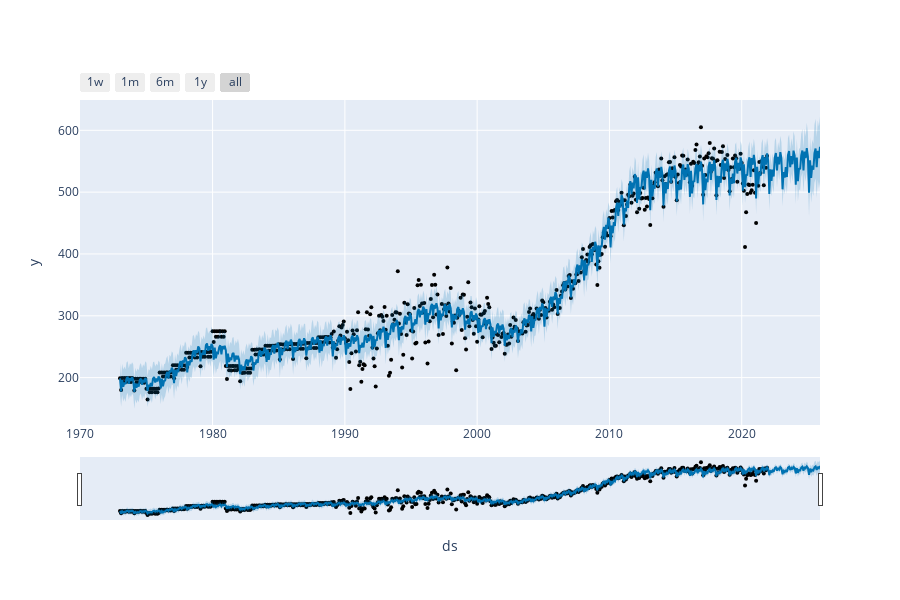
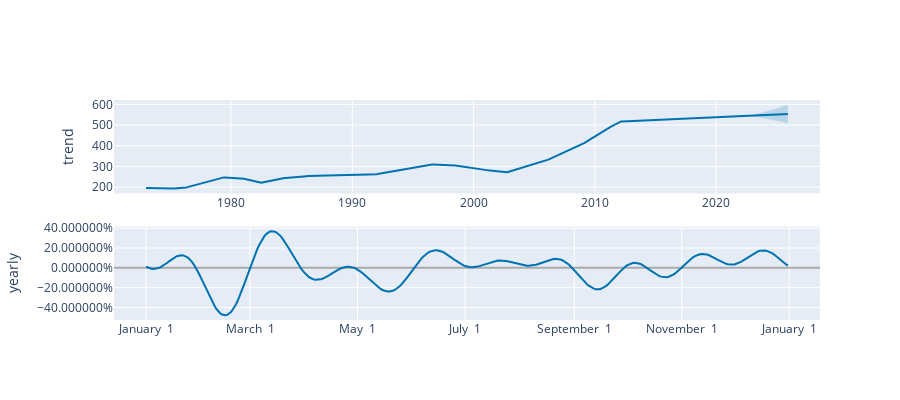

Write notebook code for charts like these, in order.
### Code cell
fig_plotly1 = plot_plotly(model_prophet, forecast)
fig_plotly1.show()
fig_plotly2 = plot_components_plotly(model_prophet, forecast)
fig_plotly2.show()

### Figure 1 — Plotly figure (JSON) as saved in the notebook; plotly's stock layout.template omitted (floating-point values rounded to 4 significant figures; data arrays with more than 128 entries replaced by an {"elided": "..."} marker saying what was removed)
{"data": [{"marker": {"color": "black", "size": 4}, "mode": "markers", "name": "Actual", "type": "scatter", "x": {"elided": "588 str values"}, "y": {"elided": "588 float values"}}, {"hoverinfo": "skip", "line": {"width": 0}, "mode": "lines", "type": "scatter", "x": {"elided": "636 str values"}, "y": {"elided": "636 float values"}}, {"fill": "tonexty", "fillcolor": "rgba(0, 114, 178, 0.2)", "line": {"color": "#0072B2", "width": 2}, "mode": "lines", "name": "Predicted", "type": "scatter", "x": {"elided": "636 str values"}, "y": {"elided": "636 float values"}}, {"fill": "tonexty", "fillcolor": "rgba(0, 114, 178, 0.2)", "hoverinfo": "skip", "line": {"width": 0}, "mode": "lines", "type": "scatter", "x": {"elided": "636 str values"}, "y": {"elided": "636 float values"}}], "layout": {"height": 600, "showlegend": false, "width": 900, "xaxis": {"rangeselector": {"buttons": [{"count": 7, "label": "1w", "step": "day", "stepmode": "backward"}, {"count": 1, "label": "1m", "step": "month", "stepmode": "backward"}, {"count": 6, "label": "6m", "step": "month", "stepmode": "backward"}, {"count": 1, "label": "1y", "step": "year", "stepmode": "backward"}, {"step": "all"}]}, "rangeslider": {"visible": true}, "title": {"text": "ds"}, "type": "date"}, "yaxis": {"title": {"text": "y"}}}}

### Figure 2 — Plotly figure (JSON) as saved in the notebook; plotly's stock layout.template omitted (floating-point values rounded to 4 significant figures; data arrays with more than 128 entries replaced by an {"elided": "..."} marker saying what was removed)
{"data": [{"line": {"color": "#0072B2", "width": 2}, "mode": "lines", "name": "trend", "type": "scatter", "x": {"elided": "636 str values"}, "xaxis": "x", "y": {"elided": "636 float values"}, "yaxis": "y"}, {"line": {"color": "rgba(0, 114, 178, 0.2)", "width": 0}, "mode": "lines", "name": "trend_upper", "type": "scatter", "x": {"elided": "636 str values"}, "xaxis": "x", "y": {"elided": "636 float values"}, "yaxis": "y"}, {"fill": "tonexty", "fillcolor": "rgba(0, 114, 178, 0.2)", "line": {"color": "rgba(0, 114, 178, 0.2)", "width": 0}, "mode": "lines", "name": "trend_lower", "type": "scatter", "x": {"elided": "636 str values"}, "xaxis": "x", "y": {"elided": "636 float values"}, "yaxis": "y"}, {"line": {"color": "#0072B2", "width": 2}, "mode": "lines", "name": "yearly", "type": "scatter", "x": {"elided": "365 str values"}, "xaxis": "x2", "y": {"elided": "365 float values"}, "yaxis": "y2"}], "layout": {"height": 400, "showlegend": false, "width": 900, "xaxis": {"anchor": "y", "domain": [0, 1], "range": ["1970-05-10T15:36:00", "2028-07-24T08:24:00"], "type": "date"}, "xaxis2": {"anchor": "y2", "domain": [0, 1], "range": ["2016-12-13T18:54:02.958904115", "2018-01-18T11:04:57.863013581"], "tickformat": "%B %e", "type": "date"}, "yaxis": {"anchor": "x", "domain": [0.575, 1], "rangemode": "normal", "title": {"text": "trend"}, "zerolinecolor": "#AAA"}, "yaxis2": {"anchor": "x2", "domain": [0, 0.425], "hoverformat": ".2%", "tickformat": "%", "title": {"text": "yearly"}, "zerolinecolor": "#AAA"}}}
